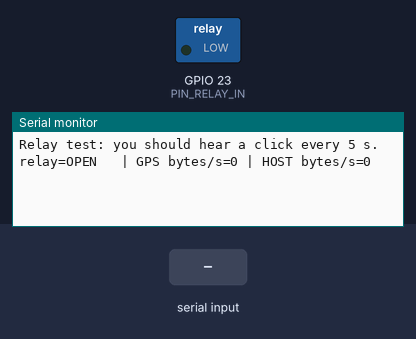
The sketch below on a simulated ESP32. On the bench: switched loads named in the sketch (green lamp = pin HIGH), the last lines printed to the serial monitor. Inputs (shaded band) come from the test bench.

Above: at 1.2 s.
1.3 s: "1" received over the second serial link
At 2.6 s:
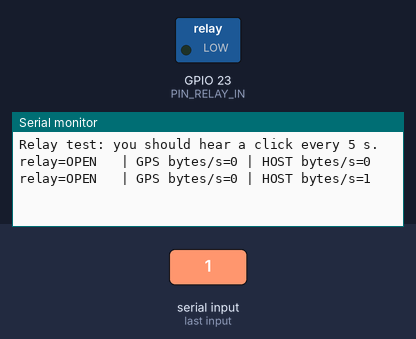
2.8 s: "0" received over the second serial link
At 3.8 s:
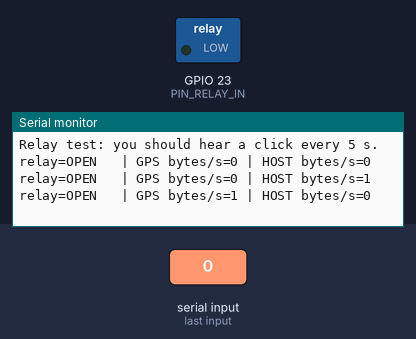
5.8 s: "2" received over the second serial link
At 6.5 s:
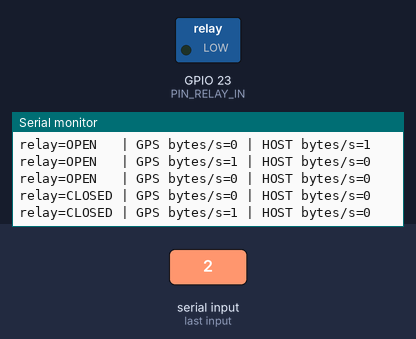

The sketch:

t6_relay.ino
```cpp
// TEST 6 - Relay + data-path cut. Wire as in the guide (relay IN = GPIO23, COM <- GPS TX, NO -> GPIO18).
// Every 5 s the relay toggles. GPS bytes must ALWAYS flow (GPIO16 tap).
// "host" bytes (GPIO18, after the relay contact) must flow ONLY while the relay is CLOSED.
#include <driver/gpio.h>
const int PIN_RELAY_IN = 23, PIN_GPS_RX = 16, PIN_HOST_RX = 18, PIN_HOST_TX_UNUSED = 19;
const bool RELAY_ACTIVE_LOW = true;        // set false for a HIGH-trigger module
HardwareSerial GPSSerial(2);
HardwareSerial HostSerial(1);
bool closed = false;
unsigned long lastToggle = 0, lastReport = 0, gpsBytes = 0, hostBytes = 0;

void relaySet(bool c) {
  closed = c;
  if (RELAY_ACTIVE_LOW) { if (c) { pinMode(PIN_RELAY_IN, OUTPUT); digitalWrite(PIN_RELAY_IN, LOW); } else pinMode(PIN_RELAY_IN, INPUT); }
  else { pinMode(PIN_RELAY_IN, OUTPUT); digitalWrite(PIN_RELAY_IN, c ? HIGH : LOW); }
}
void setup() {
  relaySet(false);
  Serial.begin(115200);
  GPSSerial.begin(9600, SERIAL_8N1, PIN_GPS_RX, 17);
  HostSerial.begin(9600, SERIAL_8N1, PIN_HOST_RX, PIN_HOST_TX_UNUSED);
  gpio_pullup_en((gpio_num_t)PIN_HOST_RX);
  Serial.println("Relay test: you should hear a click every 5 s.");
}
void loop() {
  while (GPSSerial.available()) { GPSSerial.read(); gpsBytes++; }
  while (HostSerial.available()) { HostSerial.read(); hostBytes++; }
  if (millis() - lastToggle >= 5000) { lastToggle = millis(); relaySet(!closed); }
  if (millis() - lastReport >= 1000) {
    lastReport = millis();
    Serial.printf("relay=%s | GPS bytes/s=%lu | HOST bytes/s=%lu\n", closed ? "CLOSED" : "OPEN  ", gpsBytes, hostBytes);
    gpsBytes = 0; hostBytes = 0;
  }
}
```

Measured:
- after the input at 1.3 s, the serial monitor: prints a new line after 0.70 s (image 1)
- after the input at 2.8 s, the serial monitor: prints a new line after 0.20 s (image 2)
- after the input at 5.8 s, the serial monitor: prints a new line after 0.20 s (image 3)
